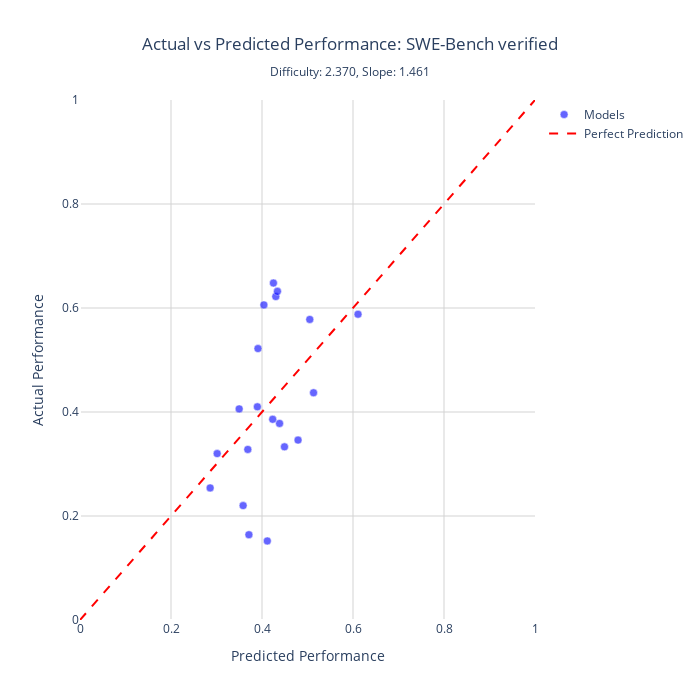

Notebook code for this chart:
### Code cell
import plotly.graph_objects as go

def plot_benchmark_performance_interactive(benchmark_name, df_data=df1, df_capabilities=df_cm1, df_benchmarks=df_db1):
    """
    Create an interactive plotly scatter plot comparing actual vs predicted performance
    for a specific benchmark with model names shown on hover.
    
    Parameters:
    -----------
    benchmark_name : str
        Name of the benchmark to plot
    df_data : DataFrame
        DataFrame containing performance data (default: df1)
    df_capabilities : DataFrame
        DataFrame containing model capabilities (default: df_cm1)
    df_benchmarks : DataFrame
        DataFrame containing benchmark parameters (default: df_db1)
    """
    
    def logistic(x):
        return 1.0 / (1.0 + np.exp(-x))
    
    # Get data for this benchmark
    bench_data = df_data[df_data['benchmark'] == benchmark_name].copy()
    
    if len(bench_data) == 0:
        print(f"No data found for benchmark: {benchmark_name}")
        print(f"Available benchmarks: {sorted(df_data['benchmark'].unique())}")
        return
    
    # Get benchmark parameters
    bench_params_df = df_benchmarks[df_benchmarks['benchmark_name'] == benchmark_name]
    if len(bench_params_df) == 0:
        print(f"No parameters found for benchmark: {benchmark_name}")
        return
    
    bench_params = bench_params_df.iloc[0]
    D = bench_params['estimated_difficulty']
    alpha = bench_params['estimated_slope']
    
    # Merge with model capabilities
    bench_data = bench_data.merge(df_capabilities[['model', 'estimated_capability']], on='model', how='left')
    
    # Calculate predicted performance
    bench_data['predicted'] = logistic(alpha * (bench_data['estimated_capability'] - D))
    
    # Create the scatter plot
    fig = go.Figure()
    
    # Add scatter points
    fig.add_trace(go.Scatter(
        x=bench_data['predicted'],
        y=bench_data['performance'],
        mode='markers',
        marker=dict(
            size=8,
            color='blue',
            opacity=0.6,
            line=dict(width=0.5, color='white')
        ),
        text=bench_data['model'],
        hovertemplate='<b>%{text}</b><br>' +
                      'Predicted: %{x:.3f}<br>' +
                      'Actual: %{y:.3f}<br>' +
                      '<extra></extra>',
        name='Models'
    ))
    
    # Add diagonal line (perfect prediction)
    fig.add_trace(go.Scatter(
        x=[0, 1],
        y=[0, 1],
        mode='lines',
        line=dict(color='red', dash='dash', width=2),
        name='Perfect Prediction',
        hovertemplate='<extra></extra>'
    ))
    
    # Update layout
    fig.update_layout(
        title=dict(
            text=f'Actual vs Predicted Performance: {benchmark_name}<br>' +
                 f'<sub>Difficulty: {D:.3f}, Slope: {alpha:.3f}</sub>',
            x=0.5,
            xanchor='center'
        ),
        xaxis=dict(
            title='Predicted Performance',
            range=[0, 1],
            gridcolor='lightgray'
        ),
        yaxis=dict(
            title='Actual Performance',
            range=[0, 1],
            gridcolor='lightgray'
        ),
        width=700,
        height=700,
        hovermode='closest',
        plot_bgcolor='white',
        showlegend=True
    )
    
    fig.show()
    
    # Print some statistics
    residuals = bench_data['performance'] - bench_data['predicted']
    rmse = np.sqrt(np.mean(residuals**2))
    mae = np.mean(np.abs(residuals))
    
    print(f"\nBenchmark: {benchmark_name}")
    print(f"Number of models: {len(bench_data)}")
    print(f"RMSE: {rmse:.4f}")
    print(f"MAE: {mae:.4f}")


# Example usage - change the benchmark name to plot different benchmarks
# Available benchmarks can be found in df_db1['benchmark_name'].unique()
plot_benchmark_performance_interactive('SWE-Bench verified')

# Uncomment to see all available benchmarks:
# print("\nAvailable benchmarks:")
# for benchmark in sorted(df_db1['benchmark_name'].unique()):
#     print(f"  - {benchmark}")

### Figure 1 — Plotly figure (JSON) as saved in the notebook; plotly's stock layout.template omitted (floating-point values rounded to 4 significant figures)
{"data": [{"hovertemplate": "<b>%{text}</b><br>Predicted: %{x:.3f}<br>Actual: %{y:.3f}<br><extra></extra>", "marker": {"color": "blue", "line": {"color": "white", "width": 0.5}, "opacity": 0.6, "size": 8}, "mode": "markers", "name": "Models", "text": ["claude-3-5-sonnet-20240620", "o3-mini-2025-01-31_medium", "gpt-4o-2024-11-20", "gemini-2.0-flash-001", "claude-3-7-sonnet-20250219", "grok-3-mini-beta_low", "gpt-4.1-2025-04-14", "gpt-4.1-mini-2025-04-14", "claude-opus-4-20250514", "claude-sonnet-4-20250514", "grok-3-beta", "DeepSeek-R1-0528", "claude-opus-4-1-20250805", "Kimi-K2-Instruct", "gpt-5-2025-08-07_medium", "gpt-5-mini-2025-08-07_medium", "claude-sonnet-4-5-20250929", "o3-2025-04-16_medium", "claude-3-5-sonnet-20241022", "o4-mini-2025-04-16_medium"], "type": "scatter", "x": [0.3015, 0.4386, 0.286, 0.3585, 0.3912, 0.4116, 0.3898, 0.3688, 0.4304, 0.4041, 0.4235, 0.4494, 0.4339, 0.3713, 0.611, 0.505, 0.4251, 0.5133, 0.3498, 0.4793], "y": [0.32, 0.378, 0.254, 0.22, 0.522, 0.152, 0.41, 0.328, 0.622, 0.606, 0.386, 0.333, 0.632, 0.164, 0.588, 0.578, 0.648, 0.437, 0.406, 0.346]}, {"hovertemplate": "<extra></extra>", "line": {"color": "red", "dash": "dash", "width": 2}, "mode": "lines", "name": "Perfect Prediction", "type": "scatter", "x": [0, 1], "y": [0, 1]}], "layout": {"height": 700, "hovermode": "closest", "plot_bgcolor": "white", "showlegend": true, "title": {"text": "Actual vs Predicted Performance: SWE-Bench verified<br><sub>Difficulty: 2.370, Slope: 1.461</sub>", "x": 0.5, "xanchor": "center"}, "width": 700, "xaxis": {"gridcolor": "lightgray", "range": [0, 1], "title": {"text": "Predicted Performance"}}, "yaxis": {"gridcolor": "lightgray", "range": [0, 1], "title": {"text": "Actual Performance"}}}}
